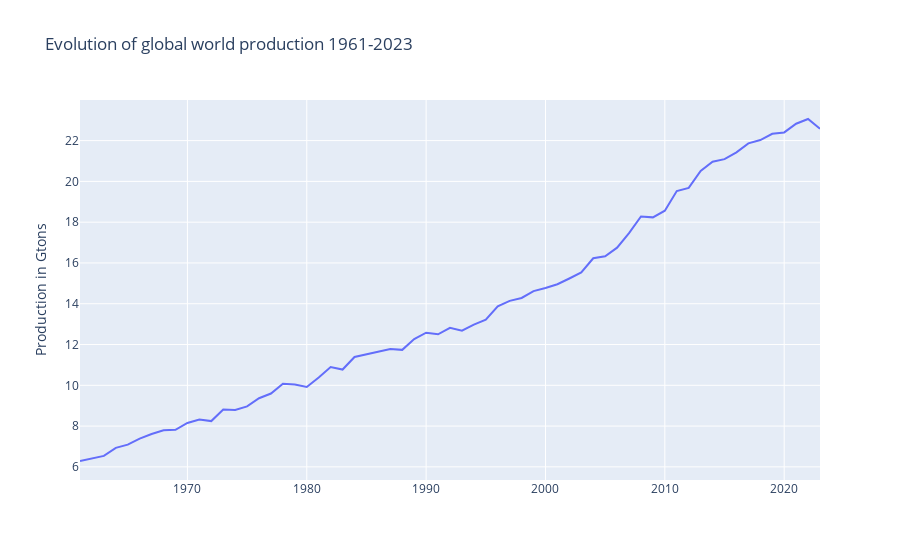

Notebook code for this chart:
### Markdown cell above
# Global evolution of production over time

### Code cell
# --- Data prep ---
global_prod = df_prod[df_prod["Area"]=="World"].groupby("Year").sum().reset_index()


# --- Plotting ---
fig = px.line(data_frame=global_prod, x=global_prod["Year"], y=global_prod["Value"],
       title="Evolution of global world production 1961-2023",
       labels={"Year":"", "Value":"Production in Gtons"})

fig.show()

### Figure 1 — Plotly figure (JSON) as saved in the notebook; plotly's stock layout.template omitted (floating-point values rounded to 4 significant figures)
{"data": [{"hovertemplate": "=%{x}<br>Production in Gtons=%{y}<extra></extra>", "legendgroup": "", "line": {"color": "#636efa", "dash": "solid"}, "marker": {"symbol": "circle"}, "mode": "lines", "name": "", "orientation": "v", "showlegend": false, "type": "scatter", "x": [1961, 1962, 1963, 1964, 1965, 1966, 1967, 1968, 1969, 1970, 1971, 1972, 1973, 1974, 1975, 1976, 1977, 1978, 1979, 1980, 1981, 1982, 1983, 1984, 1985, 1986, 1987, 1988, 1989, 1990, 1991, 1992, 1993, 1994, 1995, 1996, 1997, 1998, 1999, 2000, 2001, 2002, 2003, 2004, 2005, 2006, 2007, 2008, 2009, 2010, 2011, 2012, 2013, 2014, 2015, 2016, 2017, 2018, 2019, 2020, 2021, 2022, 2023], "xaxis": "x", "y": [6.288, 6.42, 6.537, 6.931, 7.088, 7.383, 7.614, 7.79, 7.816, 8.152, 8.326, 8.246, 8.814, 8.795, 8.965, 9.366, 9.597, 10.08, 10.04, 9.919, 10.38, 10.89, 10.77, 11.39, 11.52, 11.67, 11.78, 11.74, 12.27, 12.58, 12.5, 12.82, 12.68, 12.98, 13.22, 13.87, 14.14, 14.28, 14.62, 14.78, 14.96, 15.24, 15.53, 16.23, 16.33, 16.75, 17.47, 18.28, 18.24, 18.56, 19.53, 19.68, 20.51, 20.96, 21.09, 21.43, 21.86, 22.03, 22.33, 22.4, 22.83, 23.06, 22.58], "yaxis": "y"}], "layout": {"legend": {"tracegroupgap": 0}, "title": {"text": "Evolution of global world production 1961-2023"}, "xaxis": {"anchor": "y", "domain": [0, 1], "title": {"text": ""}}, "yaxis": {"anchor": "x", "domain": [0, 1], "title": {"text": "Production in Gtons"}}}}
